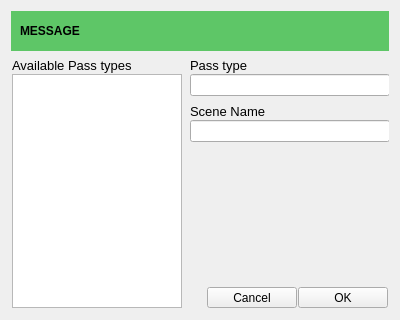
<ui version="4.0" >
 <class>Dialog</class>
 <widget class="QDialog" name="Dialog" >
  <property name="geometry" >
   <rect>
    <x>0</x>
    <y>0</y>
    <width>400</width>
    <height>320</height>
   </rect>
  </property>
  <property name="minimumSize" >
   <size>
    <width>400</width>
    <height>320</height>
   </size>
  </property>
  <property name="maximumSize" >
   <size>
    <width>400</width>
    <height>320</height>
   </size>
  </property>
  <property name="windowTitle" >
   <string>HEADER</string>
  </property>
  <layout class="QGridLayout" name="gridLayout" >
   <item row="2" column="1" >
    <widget class="QFrame" name="frame_2" >
     <property name="frameShape" >
      <enum>QFrame::NoFrame</enum>
     </property>
     <property name="frameShadow" >
      <enum>QFrame::Raised</enum>
     </property>
     <layout class="QGridLayout" name="gridLayout_4" >
      <property name="margin" >
       <number>1</number>
      </property>
      <property name="spacing" >
       <number>1</number>
      </property>
      <item row="2" column="1" >
       <widget class="QLineEdit" name="lineEdit_2" >
        <property name="minimumSize" >
         <size>
          <width>200</width>
          <height>0</height>
         </size>
        </property>
        <property name="font" >
         <font>
          <pointsize>9</pointsize>
         </font>
        </property>
       </widget>
      </item>
      <item row="1" column="1" >
       <widget class="QLabel" name="label_2" >
        <property name="font" >
         <font>
          <pointsize>10</pointsize>
          <stylestrategy>PreferAntialias</stylestrategy>
         </font>
        </property>
        <property name="text" >
         <string>Scene Name</string>
        </property>
       </widget>
      </item>
     </layout>
    </widget>
   </item>
   <item row="4" column="1" >
    <widget class="QFrame" name="frame_4" >
     <property name="frameShape" >
      <enum>QFrame::NoFrame</enum>
     </property>
     <property name="frameShadow" >
      <enum>QFrame::Raised</enum>
     </property>
     <layout class="QHBoxLayout" name="horizontalLayout_3" >
      <property name="spacing" >
       <number>1</number>
      </property>
      <property name="margin" >
       <number>1</number>
      </property>
      <item>
       <spacer name="horizontalSpacer" >
        <property name="orientation" >
         <enum>Qt::Horizontal</enum>
        </property>
        <property name="sizeHint" stdset="0" >
         <size>
          <width>167</width>
          <height>20</height>
         </size>
        </property>
       </spacer>
      </item>
      <item>
       <widget class="QToolButton" name="btnCancel" >
        <property name="minimumSize" >
         <size>
          <width>90</width>
          <height>0</height>
         </size>
        </property>
        <property name="font" >
         <font>
          <pointsize>9</pointsize>
          <stylestrategy>PreferAntialias</stylestrategy>
         </font>
        </property>
        <property name="text" >
         <string>Cancel</string>
        </property>
        <property name="icon" >
         <iconset>
          <normaloff>//tECH/share/Kumaresan/INPUTS/icons/cross-small.png</normaloff>//tECH/share/Kumaresan/INPUTS/icons/cross-small.png</iconset>
        </property>
        <property name="toolButtonStyle" >
         <enum>Qt::ToolButtonTextBesideIcon</enum>
        </property>
       </widget>
      </item>
      <item>
       <widget class="QToolButton" name="btnOK" >
        <property name="minimumSize" >
         <size>
          <width>90</width>
          <height>0</height>
         </size>
        </property>
        <property name="font" >
         <font>
          <pointsize>9</pointsize>
          <stylestrategy>PreferAntialias</stylestrategy>
         </font>
        </property>
        <property name="text" >
         <string>OK</string>
        </property>
        <property name="icon" >
         <iconset>
          <normaloff>//tECH/share/Kumaresan/INPUTS/icons/tick-button.png</normaloff>//tECH/share/Kumaresan/INPUTS/icons/tick-button.png</iconset>
        </property>
        <property name="toolButtonStyle" >
         <enum>Qt::ToolButtonTextBesideIcon</enum>
        </property>
       </widget>
      </item>
     </layout>
    </widget>
   </item>
   <item row="0" column="0" colspan="2" >
    <widget class="QFrame" name="frame" >
     <property name="minimumSize" >
      <size>
       <width>0</width>
       <height>40</height>
      </size>
     </property>
     <property name="styleSheet" >
      <string notr="true" >background-color: rgb(94, 198, 103);</string>
     </property>
     <property name="frameShape" >
      <enum>QFrame::NoFrame</enum>
     </property>
     <property name="frameShadow" >
      <enum>QFrame::Raised</enum>
     </property>
     <layout class="QHBoxLayout" name="horizontalLayout_4" >
      <item>
       <widget class="QLabel" name="label_3" >
        <property name="font" >
         <font>
          <pointsize>9</pointsize>
          <weight>75</weight>
          <bold>true</bold>
          <stylestrategy>PreferAntialias</stylestrategy>
         </font>
        </property>
        <property name="text" >
         <string>MESSAGE</string>
        </property>
       </widget>
      </item>
     </layout>
    </widget>
   </item>
   <item rowspan="4" row="1" column="0" >
    <widget class="QFrame" name="frame_7" >
     <property name="frameShape" >
      <enum>QFrame::NoFrame</enum>
     </property>
     <property name="frameShadow" >
      <enum>QFrame::Raised</enum>
     </property>
     <layout class="QGridLayout" name="gridLayout_2" >
      <property name="margin" >
       <number>1</number>
      </property>
      <property name="spacing" >
       <number>1</number>
      </property>
      <item row="1" column="0" >
       <widget class="QListWidget" name="listWidget" >
        <property name="minimumSize" >
         <size>
          <width>170</width>
          <height>0</height>
         </size>
        </property>
        <property name="maximumSize" >
         <size>
          <width>170</width>
          <height>16777215</height>
         </size>
        </property>
       </widget>
      </item>
      <item row="0" column="0" >
       <widget class="QLabel" name="label_8" >
        <property name="font" >
         <font>
          <pointsize>10</pointsize>
          <stylestrategy>PreferAntialias</stylestrategy>
         </font>
        </property>
        <property name="text" >
         <string>Available Pass types</string>
        </property>
       </widget>
      </item>
     </layout>
    </widget>
   </item>
   <item row="1" column="1" >
    <widget class="QFrame" name="frame_3" >
     <property name="frameShape" >
      <enum>QFrame::NoFrame</enum>
     </property>
     <property name="frameShadow" >
      <enum>QFrame::Raised</enum>
     </property>
     <layout class="QGridLayout" name="gridLayout_5" >
      <property name="margin" >
       <number>1</number>
      </property>
      <property name="spacing" >
       <number>1</number>
      </property>
      <item row="0" column="0" >
       <widget class="QLabel" name="label_7" >
        <property name="font" >
         <font>
          <pointsize>10</pointsize>
          <stylestrategy>PreferAntialias</stylestrategy>
         </font>
        </property>
        <property name="text" >
         <string>Pass type</string>
        </property>
       </widget>
      </item>
      <item row="1" column="0" >
       <widget class="QLineEdit" name="lineEdit_4" >
        <property name="minimumSize" >
         <size>
          <width>200</width>
          <height>0</height>
         </size>
        </property>
        <property name="font" >
         <font>
          <pointsize>9</pointsize>
         </font>
        </property>
        <property name="readOnly" >
         <bool>true</bool>
        </property>
       </widget>
      </item>
     </layout>
    </widget>
   </item>
   <item row="3" column="1" >
    <spacer name="verticalSpacer" >
     <property name="orientation" >
      <enum>Qt::Vertical</enum>
     </property>
     <property name="sizeHint" stdset="0" >
      <size>
       <width>20</width>
       <height>40</height>
      </size>
     </property>
    </spacer>
   </item>
  </layout>
 </widget>
 <tabstops>
  <tabstop>lineEdit_2</tabstop>
  <tabstop>btnOK</tabstop>
  <tabstop>btnCancel</tabstop>
 </tabstops>
 <resources/>
 <connections/>
</ui>
